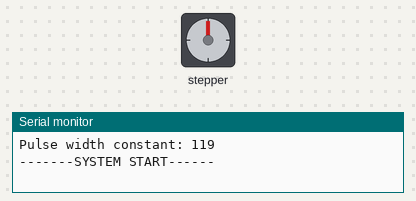
Recording of a sketch running on a simulated Arduino Uno, built with avr-gcc and run on an emulated ATmega328P. Parts: stepper motor, the last lines printed to the serial monitor. Wiring (inferred from the names in the program): stepper motor driver (800 steps per turn assumed): step pin 9; direction pin 8. At 5.1 s the program stops and its outputs stay as they are.

Above: at 0.05 s.
At 0.15 s:
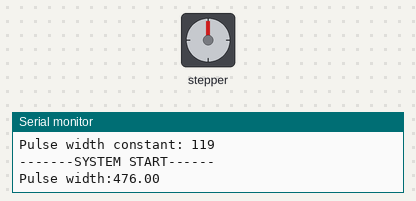
At 0.3 s:
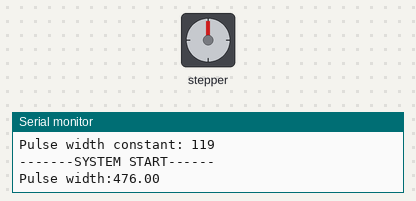
At 0.6 s:
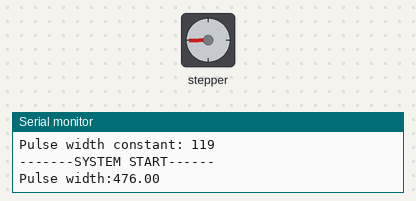
Timing chart, 0 to 3.0 s (numbered marks = the images above):
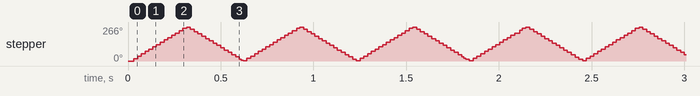

The sketch:

sissorControl.ino
```cpp
#include <Arduino.h>

const int dirPin = 8; // DIR- connected to pin 8
const int pulPin = 9; // PUL- connected to pin 9

const float NUMBER_TEETH_A = 32;
const float NUMBER_TEETH_B = 60;
const float FEEDING_RADIUS = (30.0 - 1.427) *1e-3; // In meters
const float STEPS_PER_REVOLUTION = 800;
const float PART_A = FEEDING_RADIUS*NUMBER_TEETH_A*2*PI;
const float PART_B = STEPS_PER_REVOLUTION*NUMBER_TEETH_B;
unsigned long PULSE_WIDTH_CONSTANT =(unsigned long)1e6* PART_A/PART_B;
const float vTcp = 0.25;

const unsigned long SAMPLE_TIME_MICROS = 50000; // 50 milliseconds in microseconds

float pulseWidth;

unsigned long lastPulse;
unsigned long lastSample;
unsigned long nextSample;
unsigned long nextPulse;
unsigned long beginTime;
unsigned long nbrPulses = 0;
unsigned long nbrSamples = 0;
unsigned long testTime = 5;
unsigned long nbrSteps = 0;
unsigned long stepsToDo = STEPS_PER_REVOLUTION/4 * 3;


void pulse()
{
    digitalWrite(pulPin, HIGH);
    delayMicroseconds(5);
    digitalWrite(pulPin, LOW);
    nbrSteps++;
}

unsigned long calculatePulseDelay()
{
    return (1/vTcp)*PULSE_WIDTH_CONSTANT;
}

void setup()
{

    pinMode(dirPin, OUTPUT);
    pinMode(pulPin, OUTPUT);
    digitalWrite(dirPin, HIGH);
    digitalWrite(pulPin, LOW);
    Serial.begin(9600); // Start serial communication for debugging
    Serial.print("Pulse width constant: ");
    Serial.println(PULSE_WIDTH_CONSTANT);
    Serial.println("-------SYSTEM START------");
    pulseWidth = calculatePulseDelay();
    lastSample = micros();
    lastPulse = micros();
    Serial.print("Pulse width:");
    Serial.println(pulseWidth);
    beginTime = micros();


}

void loop()
{
    unsigned long currentTime = micros();
    bool timeToSample = (currentTime >= nextSample);
    bool timeToPulse = (currentTime >= nextPulse);

    if (timeToSample && !timeToPulse) {
        nextSample = currentTime + SAMPLE_TIME_MICROS;
        pulseWidth = calculatePulseDelay();

        nbrSamples++;
    } else if (!timeToSample && timeToPulse) {
        nextPulse = currentTime + pulseWidth;
        pulse();
        nbrPulses ++;
    } else if (timeToSample && timeToPulse) {
        nextSample = currentTime + SAMPLE_TIME_MICROS;
        pulseWidth = calculatePulseDelay();
        nextPulse = currentTime + pulseWidth;
        pulse();

        lastSample = micros();
       nbrPulses ++;
       nbrSamples++;
    }
    if (nbrSteps == stepsToDo){
        digitalWrite(dirPin, LOW);

    }
        if (nbrSteps == stepsToDo*2){

        digitalWrite(dirPin, HIGH);
        nbrSteps = 0;

    }
    if(currentTime- beginTime > testTime*1e6 || nbrSteps >= stepsToDo*2){
        float expectedPulses = testTime*1e6/pulseWidth;
        float expectedSamples = testTime*1e6/SAMPLE_TIME_MICROS;
        Serial.print("PULSE, Expected: ");
        Serial.print(expectedPulses);
        Serial.print(", Actual: ");
        Serial.println(nbrPulses);
        Serial.print("Sample, Expected: ");
        Serial.print(expectedSamples);
        Serial.print(", Actual: ");
        Serial.println(nbrSamples);
        while(true){

        }
    }
}
```

Measured:
- by itself, stepper: turns 266° clockwise in 0.29 s, then 263° counter-clockwise in 0.28 s, repeating every 0.61 s
